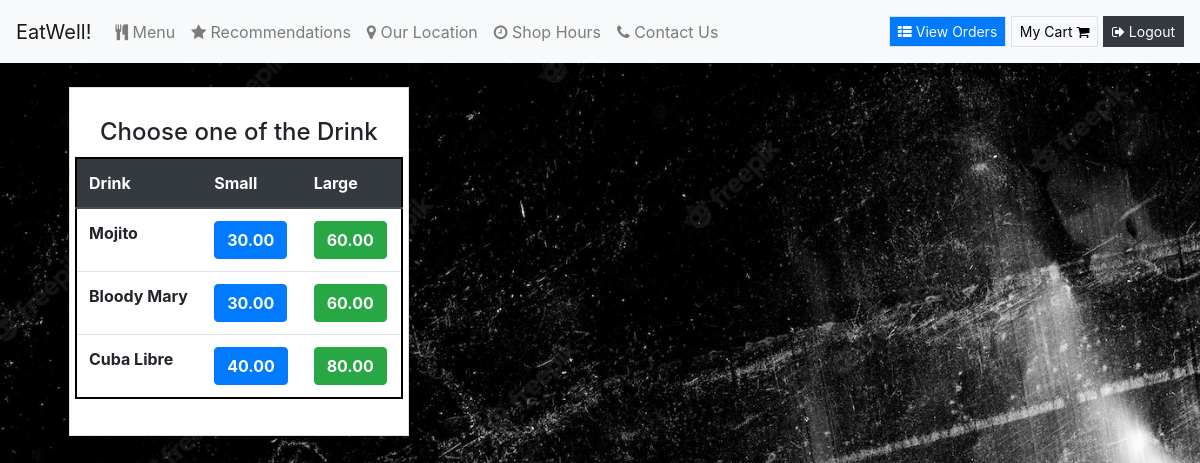
The page /Drink (signed in) on the database its author committed.
### orders/models.py (models this page shows, shortened)
class Drink(models.Model):
    dish_name = models.CharField(max_length=200)
    small_price = models.DecimalField(max_digits=6, decimal_places=2)
    large_price = models.DecimalField(max_digits=6, decimal_places=2)
    class Meta:
        verbose_name = "List of Drinks"
        verbose_name_plural = "List of Drinks"

### orders/views.py (the view)
# urls.py: path("Drink", views.drink, name="drink"),
def drink(request):
    if request.user.is_authenticated:
        return render(request, "orders/drink.html", context={"dishes": Drink.objects.all})
    else:
        return redirect("orders:login")

### orders/templates/orders/drink.html
{% extends 'orders/header.html' %} {% block content %}
<div class="container">
    <div class="content my-4 px-4">
        <div class="card rounded-0 shadow">
            <div class="card-body">
                <h4 style="margin:10px; text-align:center;"> Choose one of the Drink </h4>
                <div class="row justify-content-center">
                    <table class="table" style="border: 2px solid black">
                        <thead class="thead-dark">
                            <tr>
                                <th scope="col">Drink</th>
                                <th scope="col">Small</th>
                                <th scope="col">Large</th>
                            </tr>
                        </thead>
                        <tbody>
                            {% for dish in dishes %}
                            <tr>
                                <th>{{dish.dish_name}}</th>
                                <td><button type="button" class="btn btn-primary" onclick="add_to_cart({item_description:'Small - {{dish.dish_name}}' , price:{{dish.small_price}}})"><strong>{{dish.small_price}}</strong></button></td>
                                <td><button type="button" class="btn btn-success" onclick="add_to_cart({item_description:'Large - {{dish.dish_name}}' , price:{{dish.large_price}}})"><strong>{{dish.large_price}}</strong></button></td>
                            </tr>
                            {% endfor %}
                        </tbody>
                    </table>
                </div>
            </div>
        </div>
    </div>
</div>
{% endblock %}

### orders/static/orders/style.css (style rules this page uses)
html, body { height: 100%; width: 100%; }
body { background-image: url(./../img/background.jpg); background-repeat: no-repeat; background-size: cover; background-position: center center; backdrop-filter: brightness(0.9887); }
* { margin: 0; padding: 0; box-sizing: border-box; }
.container { display: flex; align-items: auto; justify-content: auto; height: auto; }

### rows shown on the page
Drink: dish_name "Mojito", small_price "30.00", large_price "60.00"
Drink: dish_name "Bloody Mary", small_price "30.00", large_price "60.00"
Drink: dish_name "Cuba Libre", small_price "40.00", large_price "80.00"
